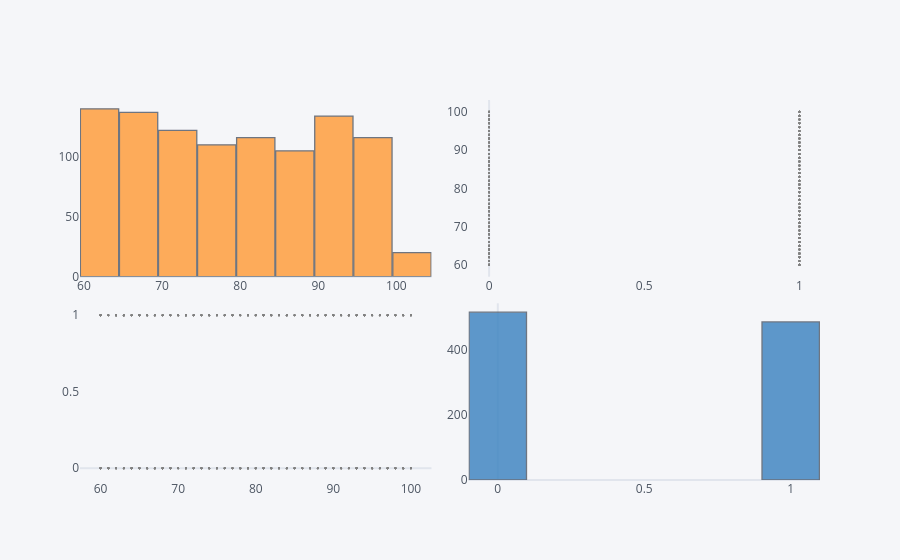

Notebook code cell kept with this figure:
### Code cell
dm[["HeartRate","Dementia"]].scatter_matrix()

### Figure 1 — Plotly figure (JSON) as saved in the notebook; plotly's stock layout.template omitted (floating-point values rounded to 4 significant figures; data arrays with more than 128 entries replaced by an {"elided": "..."} marker saying what was removed)
{"data": [{"histfunc": "count", "histnorm": "", "marker": {"color": "rgba(255, 153, 51, 1.0)", "line": {"color": "#4D5663", "width": 1.3}}, "name": "HeartRate", "nbinsx": 10, "opacity": 0.8, "orientation": "v", "type": "histogram", "x": {"elided": "1000 int values"}, "xaxis": "x", "yaxis": "y"}, {"line": {"color": "rgba(128, 128, 128, 1.0)", "dash": "solid", "shape": "linear", "width": 1.3}, "marker": {"size": 2, "symbol": "circle"}, "mode": "markers", "name": "HeartRate", "text": "", "type": "scatter", "x": {"elided": "1000 int values"}, "xaxis": "x2", "y": {"elided": "1000 int values"}, "yaxis": "y2"}, {"line": {"color": "rgba(128, 128, 128, 1.0)", "dash": "solid", "shape": "linear", "width": 1.3}, "marker": {"size": 2, "symbol": "circle"}, "mode": "markers", "name": "Dementia", "text": "", "type": "scatter", "x": {"elided": "1000 int values"}, "xaxis": "x3", "y": {"elided": "1000 int values"}, "yaxis": "y3"}, {"histfunc": "count", "histnorm": "", "marker": {"color": "rgba(55, 128, 191, 1.0)", "line": {"color": "#4D5663", "width": 1.3}}, "name": "Dementia", "nbinsx": 10, "opacity": 0.8, "orientation": "v", "type": "histogram", "x": {"elided": "1000 int values"}, "xaxis": "x4", "yaxis": "y4"}], "layout": {"bargap": 0.02, "legend": {"bgcolor": "#F5F6F9", "font": {"color": "#4D5663"}}, "paper_bgcolor": "#F5F6F9", "plot_bgcolor": "#F5F6F9", "showlegend": false, "title": {"font": {"color": "#4D5663"}}, "xaxis": {"anchor": "y", "domain": [0, 0.475], "gridcolor": "#E1E5ED", "showgrid": false, "tickfont": {"color": "#4D5663"}, "title": {"font": {"color": "#4D5663"}, "text": ""}, "zerolinecolor": "#E1E5ED"}, "xaxis2": {"anchor": "y2", "domain": [0.525, 1], "gridcolor": "#E1E5ED", "showgrid": false, "tickfont": {"color": "#4D5663"}, "title": {"font": {"color": "#4D5663"}, "text": ""}, "zerolinecolor": "#E1E5ED"}, "xaxis3": {"anchor": "y3", "domain": [0, 0.475], "gridcolor": "#E1E5ED", "showgrid": false, "tickfont": {"color": "#4D5663"}, "title": {"font": {"color": "#4D5663"}, "text": ""}, "zerolinecolor": "#E1E5ED"}, "xaxis4": {"anchor": "y4", "domain": [0.525, 1], "gridcolor": "#E1E5ED", "showgrid": false, "tickfont": {"color": "#4D5663"}, "title": {"font": {"color": "#4D5663"}, "text": ""}, "zerolinecolor": "#E1E5ED"}, "yaxis": {"anchor": "x", "domain": [0.535, 1.0], "gridcolor": "#E1E5ED", "showgrid": false, "tickfont": {"color": "#4D5663"}, "title": {"font": {"color": "#4D5663"}, "text": ""}, "zerolinecolor": "#E1E5ED"}, "yaxis2": {"anchor": "x2", "domain": [0.535, 1.0], "gridcolor": "#E1E5ED", "showgrid": false, "tickfont": {"color": "#4D5663"}, "title": {"font": {"color": "#4D5663"}, "text": ""}, "zerolinecolor": "#E1E5ED"}, "yaxis3": {"anchor": "x3", "domain": [0, 0.465], "gridcolor": "#E1E5ED", "showgrid": false, "tickfont": {"color": "#4D5663"}, "title": {"font": {"color": "#4D5663"}, "text": ""}, "zerolinecolor": "#E1E5ED"}, "yaxis4": {"anchor": "x4", "domain": [0, 0.465], "gridcolor": "#E1E5ED", "showgrid": false, "tickfont": {"color": "#4D5663"}, "title": {"font": {"color": "#4D5663"}, "text": ""}, "zerolinecolor": "#E1E5ED"}}}
